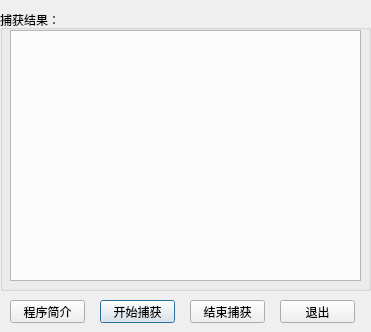
<?xml version="1.0" encoding="UTF-8"?>
<ui version="4.0">
 <class>FindQQDialog</class>
 <widget class="QDialog" name="FindQQDialog">
  <property name="geometry">
   <rect>
    <x>0</x>
    <y>0</y>
    <width>371</width>
    <height>332</height>
   </rect>
  </property>
  <property name="windowTitle">
   <string>捕获QQ号码</string>
  </property>
  <property name="sizeGripEnabled">
   <bool>false</bool>
  </property>
  <widget class="QListWidget" name="findListWidget">
   <property name="geometry">
    <rect>
     <x>10</x>
     <y>30</y>
     <width>351</width>
     <height>251</height>
    </rect>
   </property>
  </widget>
  <widget class="QPushButton" name="beginPushButton">
   <property name="geometry">
    <rect>
     <x>100</x>
     <y>300</y>
     <width>75</width>
     <height>23</height>
    </rect>
   </property>
   <property name="text">
    <string>开始捕获</string>
   </property>
  </widget>
  <widget class="QPushButton" name="endPushButton">
   <property name="geometry">
    <rect>
     <x>190</x>
     <y>300</y>
     <width>75</width>
     <height>23</height>
    </rect>
   </property>
   <property name="text">
    <string>结束捕获</string>
   </property>
  </widget>
  <widget class="QPushButton" name="exitPushButton">
   <property name="geometry">
    <rect>
     <x>280</x>
     <y>300</y>
     <width>75</width>
     <height>23</height>
    </rect>
   </property>
   <property name="text">
    <string>退出</string>
   </property>
  </widget>
  <widget class="QPushButton" name="infoPushButton">
   <property name="geometry">
    <rect>
     <x>10</x>
     <y>300</y>
     <width>75</width>
     <height>23</height>
    </rect>
   </property>
   <property name="text">
    <string>程序简介</string>
   </property>
  </widget>
  <widget class="QGroupBox" name="groupBox">
   <property name="geometry">
    <rect>
     <x>0</x>
     <y>10</y>
     <width>371</width>
     <height>281</height>
    </rect>
   </property>
   <property name="title">
    <string>捕获结果：</string>
   </property>
  </widget>
 </widget>
 <resources/>
 <connections>
  <connection>
   <sender>exitPushButton</sender>
   <signal>clicked()</signal>
   <receiver>FindQQDialog</receiver>
   <slot>accept()</slot>
   <hints>
    <hint type="sourcelabel">
     <x>404</x>
     <y>389</y>
    </hint>
    <hint type="destinationlabel">
     <x>344</x>
     <y>387</y>
    </hint>
   </hints>
  </connection>
 </connections>
</ui>
